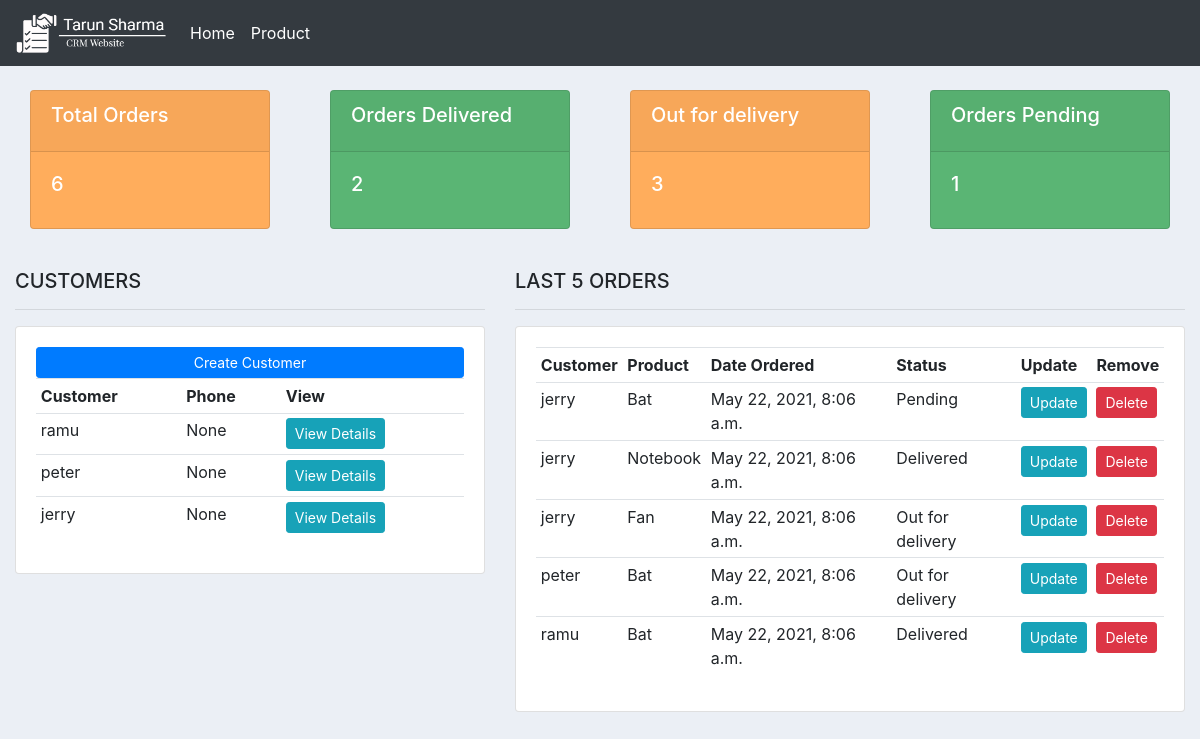
Before: / with the older database file.
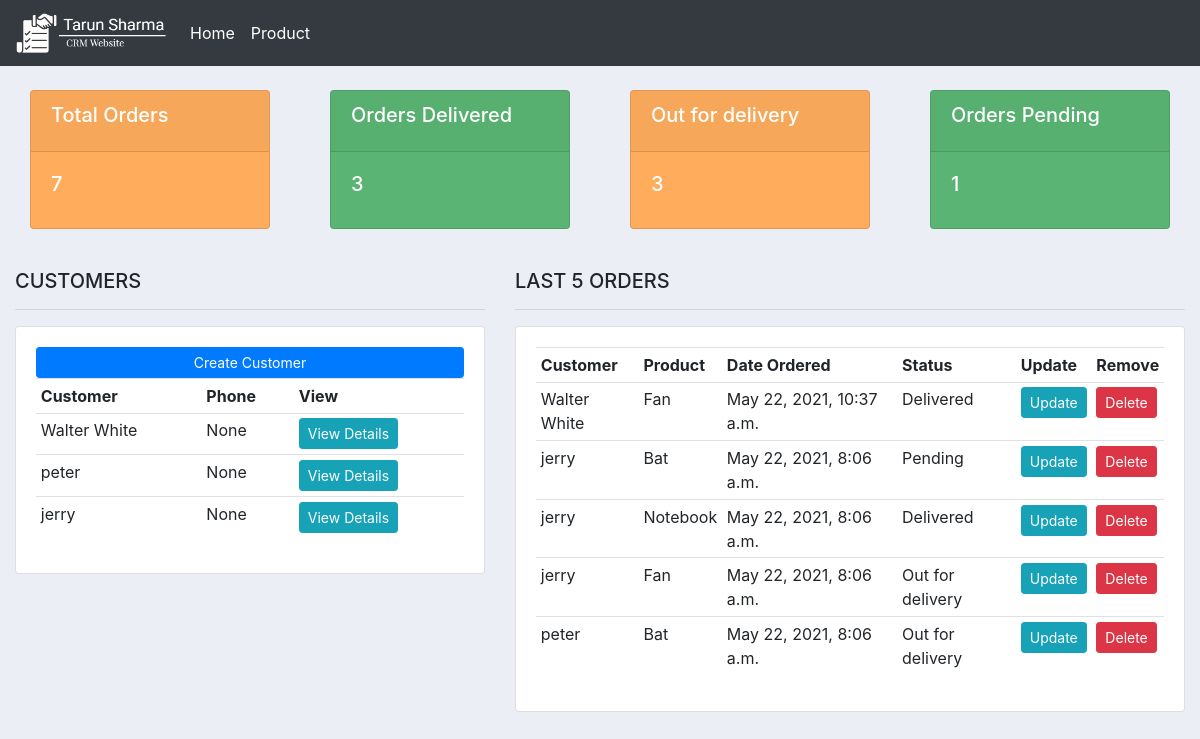
After: the same page with the newer database file.
### acccounts/models.py (models this page shows, shortened)
class Customer(models.Model):
    user = models.OneToOneField(User, blank=True, null=True, on_delete=models.CASCADE)
    name = models.CharField(max_length=200, null=True)
    phone = models.CharField(max_length=200, blank=True, null=True)
    email = models.CharField(max_length=200, null=True)
    date_created = models.DateTimeField(default=datetime.now, null=True)

class Order(models.Model):
    STATUS = (
        ('Pending', 'Pending'),
        ('Out for delivery', 'Out for delivery'),
        ('Delivered', 'Delivered'),
    )
    customer = models.ForeignKey(Customer, null=True, on_delete=models.CASCADE)
    product = models.ForeignKey(Product, null=True, on_delete=models.CASCADE)
    date_created = models.DateTimeField(default=datetime.now, null=True)
    status = models.CharField(max_length=200, null=True, choices=STATUS)
    note = models.CharField(max_length=200, null=True)

class Product(models.Model):
    CATEGORY = (
        ('Indoor', 'Indoor'),
        ('Outdoor', 'Outdoor'),
    )
    name = models.CharField(max_length=200, null=True)
    price = models.FloatField(null=True)
    category = models.CharField(max_length=200, null=True, choices=CATEGORY)
    description = models.CharField(max_length=200, null=True, blank=True)
    date_created = models.DateTimeField(default=datetime.now, null=True)
    tags = models.ManyToManyField(Tag)
    def __str__(self):
        return self.name

### acccounts/views.py (the view)
# urls.py: path('', views.home, name='home'),
def home(request):
    lastorders = Order.objects.all().order_by('-date_created')[:5]
    orders = Order.objects.all()
    customers = Customer.objects.all()
    total_customers = customers.count()
    total_orders = orders.count()
    delivered = orders.filter(status='Delivered').count
    out_for_delivery = orders.filter(status='Out for delivery').count
    pending = orders.filter(status='Pending').count
    context = {'orders': orders, 'customers': customers, 'delivered': delivered, 'total_customers': total_customers,
               'pending': pending, 'total_orders': total_orders, 'out_for_delivery': out_for_delivery,
               'lastorders': lastorders, }
    return render(request, 'accounts/dashboard.html', context)

### acccounts/templates/accounts/dashboard.html
{% extends 'accounts/main_template.html' %}
{% block content %}
    {% include 'accounts/status.html' %}
<br>
<div class="row">
    <div class="col-md-5">
        <h5>CUSTOMERS</h5>
        <hr>
        <div class = "card card-body">
            <a class="btn btn-primary btn-sm btn-block" href="{% url 'create_customer' %}">Create Customer</a>
            <table class="table table-sm">
                <tr>
                    <th>Customer</th>
                    <th>Phone</th>
                    <th>View</th>
                </tr>
                {% for customer in customers %}
                <tr>
                    <td>{{customer.name}}</td>
                    <td>{{customer.phone}}</td>
                    <td><a class="btn btn-sm btn-info" href="{% url 'customer' customer.id %}">View Details</a></td>
                </tr>
                {% endfor %}
            </table>
        </div>
    </div>
    <div class="col-md-7">
        <h5>LAST 5 ORDERS</h5>
        <hr>
        <div class = "card card-body">
            <table class="table table-sm">
                <tr>
                    <th>Customer</th>
                    <th>Product</th>
                    <th>Date Ordered</th>
                    <th>Status</th>
                    <th>Update</th>
                    <th>Remove</th>
                </tr>
                {% for order in lastorders %}
                <tr>
                    <td>{{order.customer.name}}</td>
                    <td>{{order.product}}</td>
                    <td>{{order.date_created}}</td>
                    <td>{{order.status}}</td>
                    <td><a class="btn btn-sm btn-info" href="{% url 'update_order' order.id %}">Update</a></td>
                    <td><a class="btn btn-sm btn-danger" href="{% url 'delete_order' order.id %}">Delete</a></td>
                </tr>
                {% endfor %}
            </table>
        </div>
    </div>
</div>
<br>
{% endblock %}

### acccounts/templates/accounts/main_template.html (shortened to what this page needs)
{% load static %}
<!doctype html>
<html lang="en">
<head>
    <link rel="stylesheet" href="https://maxcdn.bootstrapcdn.com/bootstrap/4.0.0/css/bootstrap.min.css">
    <link rel="stylesheet" type="text/css" href="{% static 'styles/main.css' %}">
</head>
<body>
    {% include 'accounts/navbar.html' %}
    <div class="container-fluid">
            {% block content%}
            {% endblock content%}
    </div>
</body>
</html>

### acccounts/templates/accounts/navbar.html (shortened to what this page needs)
{% load static %}
<link rel="stylesheet" type="text/css" href="{% static 'main.css' %}">
<nav class="navbar navbar-expand-lg navbar-dark bg-dark ">
  <a class="navbar-brand" href="#">
    <img src="{% static 'images/taruncrm.png' %}" width="150" height="40" class="d-inline-block align-top">
  </a>
  <div class="collapse navbar-collapse" id="navbarNav">
    <ul class="navbar-nav">
      <li class="nav-item">
        <a class="nav-link active" href="{% url 'home' %}">Home</a>
      </li>
      <li class="nav-item">
        <a class="nav-link active" href="{% url 'products' %}">Product</a>
      </li>
    </ul>
  </div>
</nav>

### acccounts/templates/accounts/status.html
{% load static %}
<br>
<div class="row">
    <div class="col">
        <div class="col-md">
            <div class="card text-centered text-white mb-3" id="total-orders">
                <div class="card-header">
                    <h5 class="card-title">Total Orders</h5>
                </div>
                <div class="card-body">
                    <h5 class="card-title">{{total_orders}}</h5>
                </div>
            </div>
        </div>
    </div>
    <div class="col">
        <div class="col-md">
            <div class="card text-centered text-white mb-3" id="orders-delivered">
                <div class="card-header">
                    <h5 class="card-title">Orders Delivered</h5>
                </div>
                <div class="card-body">
                    <h5 class="card-title">{{delivered}}</h5>
                </div>
            </div>
        </div>
    </div>
    <div class="col">
        <div class="col-md">
            <div class="card text-centered text-white mb-3" id="total-orders">
                <div class="card-header">
                    <h5 class="card-title">Out for delivery</h5>
                </div>
                <div class="card-body">
                    <h5 class="card-title">{{out_for_delivery}}</h5>
                </div>
            </div>
        </div>
    </div>
    <div class="col">
        <div class="col-md">
            <div class="card text-centered text-white mb-3" id="orders-pending">
                <div class="card-header">
                    <h5 class="card-title">Orders Pending</h5>
                </div>
                <div class="card-body">
                    <h5 class="card-title">{{pending}}</h5>
                </div>
            </div>
        </div>
    </div>
</div>

### static/styles/main.css (style rules this page uses)
body { background-color : #ebeff5; }
#total-orders { background-color : #FFAD5C; }
#orders-delivered { background-color : #5AB574; }
#orders-pending { background-color : #5AB574; }

Changed rows visible on the page:
no longer on this page (row unchanged): Order: customer.name "ramu", product "Bat", date_created "May 22, 2021, 8:06 a.m.", status "Delivered"
changed Customer: name "ramu" → "Walter White"
added Order: customer.name "Walter White", product "Fan", date_created "May 22, 2021, 10:37 a.m.", status "Delivered"
Other visible differences:
{{ total_orders }}: "6" → "7"
{{ delivered }}: "2" → "3"
